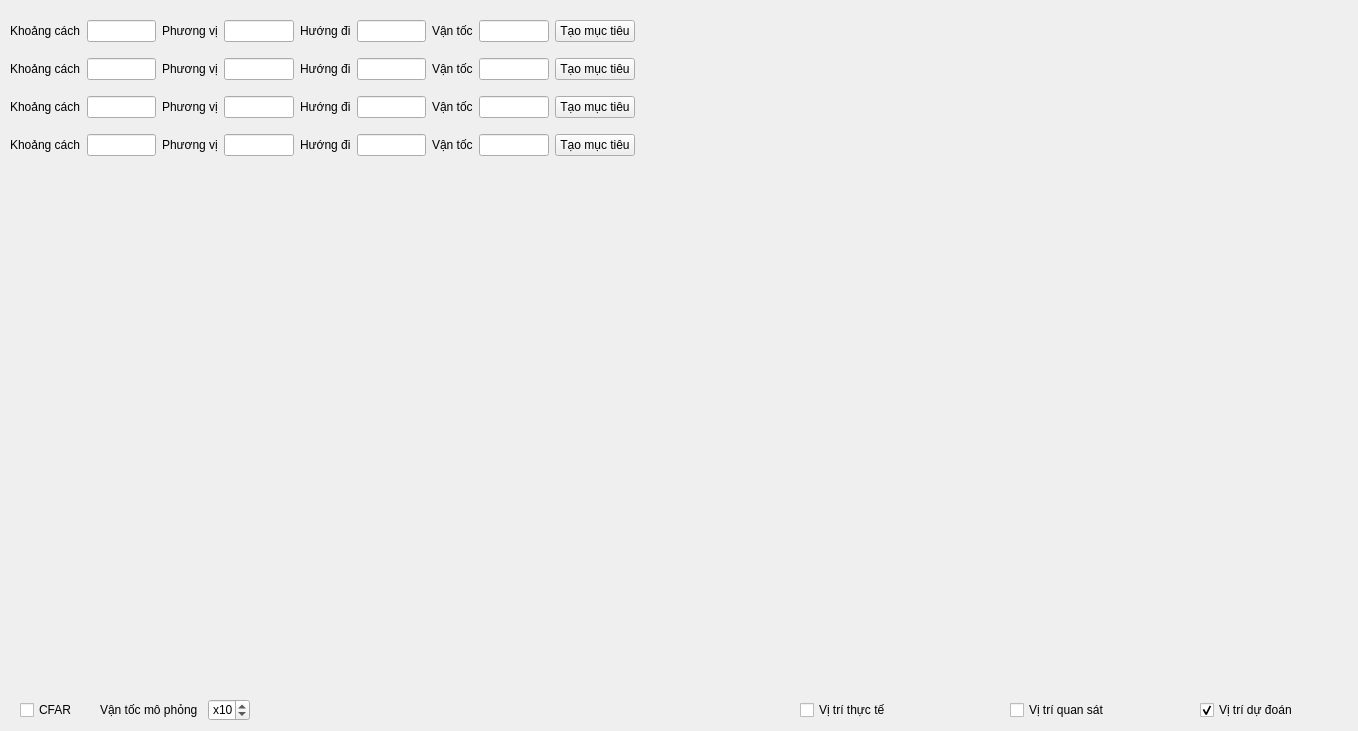
<?xml version="1.0" encoding="UTF-8"?>
<ui version="4.0">
 <class>MainScreen</class>
 <widget class="QWidget" name="MainScreen">
  <property name="geometry">
   <rect>
    <x>0</x>
    <y>0</y>
    <width>1358</width>
    <height>731</height>
   </rect>
  </property>
  <property name="windowTitle">
   <string>Radar Simulator</string>
  </property>
  <widget class="LeftRadar" name="radar" native="true">
   <property name="geometry">
    <rect>
     <x>70</x>
     <y>180</y>
     <width>500</width>
     <height>500</height>
    </rect>
   </property>
  </widget>
  <widget class="QWidget" name="gridLayoutWidget">
   <property name="geometry">
    <rect>
     <x>10</x>
     <y>10</y>
     <width>625</width>
     <height>158</height>
    </rect>
   </property>
   <layout class="QGridLayout" name="gridLayout">
    <item row="3" column="7">
     <widget class="QLineEdit" name="lineEdit_vt_4">
      <property name="toolTip">
       <string>hải lý/giờ</string>
      </property>
     </widget>
    </item>
    <item row="3" column="8">
     <widget class="QPushButton" name="btn_create_4">
      <property name="text">
       <string>Tạo mục tiêu</string>
      </property>
     </widget>
    </item>
    <item row="1" column="8">
     <widget class="QPushButton" name="btn_create_2">
      <property name="text">
       <string>Tạo mục tiêu</string>
      </property>
     </widget>
    </item>
    <item row="1" column="6">
     <widget class="QLabel" name="label_16">
      <property name="text">
       <string>Vận tốc</string>
      </property>
     </widget>
    </item>
    <item row="3" column="6">
     <widget class="QLabel" name="label_4">
      <property name="text">
       <string>Vận tốc</string>
      </property>
     </widget>
    </item>
    <item row="2" column="7">
     <widget class="QLineEdit" name="lineEdit_vt_3">
      <property name="toolTip">
       <string>hải lý/giờ</string>
      </property>
     </widget>
    </item>
    <item row="0" column="8">
     <widget class="QPushButton" name="btn_create_1">
      <property name="text">
       <string>Tạo mục tiêu</string>
      </property>
     </widget>
    </item>
    <item row="2" column="8">
     <widget class="QPushButton" name="btn_create_3">
      <property name="text">
       <string>Tạo mục tiêu</string>
      </property>
     </widget>
    </item>
    <item row="1" column="4">
     <widget class="QLabel" name="label_12">
      <property name="text">
       <string>Hướng đi</string>
      </property>
     </widget>
    </item>
    <item row="2" column="1">
     <widget class="QLineEdit" name="lineEdit_kc_3">
      <property name="toolTip">
       <string>hải lý</string>
      </property>
     </widget>
    </item>
    <item row="2" column="2">
     <widget class="QLabel" name="label_11">
      <property name="text">
       <string>Phương vị</string>
      </property>
     </widget>
    </item>
    <item row="1" column="1">
     <widget class="QLineEdit" name="lineEdit_kc_2">
      <property name="toolTip">
       <string>hải lý</string>
      </property>
     </widget>
    </item>
    <item row="2" column="0">
     <widget class="QLabel" name="label_7">
      <property name="text">
       <string>Khoảng cách</string>
      </property>
     </widget>
    </item>
    <item row="3" column="3">
     <widget class="QLineEdit" name="lineEdit_pv_4">
      <property name="toolTip">
       <string>độ</string>
      </property>
     </widget>
    </item>
    <item row="3" column="1">
     <widget class="QLineEdit" name="lineEdit_kc_4">
      <property name="toolTip">
       <string>hải lý</string>
      </property>
     </widget>
    </item>
    <item row="0" column="6">
     <widget class="QLabel" name="label_15">
      <property name="text">
       <string>Vận tốc</string>
      </property>
     </widget>
    </item>
    <item row="3" column="5">
     <widget class="QLineEdit" name="lineEdit_hd_4">
      <property name="toolTip">
       <string>độ</string>
      </property>
     </widget>
    </item>
    <item row="2" column="5">
     <widget class="QLineEdit" name="lineEdit_hd_3">
      <property name="toolTip">
       <string>độ</string>
      </property>
     </widget>
    </item>
    <item row="0" column="7">
     <widget class="QLineEdit" name="lineEdit_vt_1">
      <property name="toolTip">
       <string>hải lý/giờ</string>
      </property>
     </widget>
    </item>
    <item row="1" column="2">
     <widget class="QLabel" name="label_10">
      <property name="text">
       <string>Phương vị</string>
      </property>
     </widget>
    </item>
    <item row="0" column="2">
     <widget class="QLabel" name="label_9">
      <property name="text">
       <string>Phương vị</string>
      </property>
     </widget>
    </item>
    <item row="3" column="4">
     <widget class="QLabel" name="label_3">
      <property name="text">
       <string>Hướng đi</string>
      </property>
     </widget>
    </item>
    <item row="3" column="2">
     <widget class="QLabel" name="label_2">
      <property name="text">
       <string>Phương vị</string>
      </property>
     </widget>
    </item>
    <item row="3" column="0">
     <widget class="QLabel" name="label_8">
      <property name="text">
       <string>Khoảng cách</string>
      </property>
     </widget>
    </item>
    <item row="0" column="1">
     <widget class="QLineEdit" name="lineEdit_kc_1">
      <property name="toolTip">
       <string>hải lý</string>
      </property>
     </widget>
    </item>
    <item row="2" column="4">
     <widget class="QLabel" name="label_14">
      <property name="text">
       <string>Hướng đi</string>
      </property>
     </widget>
    </item>
    <item row="1" column="0">
     <widget class="QLabel" name="label_6">
      <property name="text">
       <string>Khoảng cách</string>
      </property>
     </widget>
    </item>
    <item row="2" column="6">
     <widget class="QLabel" name="label_17">
      <property name="text">
       <string>Vận tốc</string>
      </property>
     </widget>
    </item>
    <item row="0" column="4">
     <widget class="QLabel" name="label_13">
      <property name="text">
       <string>Hướng đi</string>
      </property>
     </widget>
    </item>
    <item row="1" column="3">
     <widget class="QLineEdit" name="lineEdit_pv_2">
      <property name="toolTip">
       <string>độ</string>
      </property>
     </widget>
    </item>
    <item row="1" column="7">
     <widget class="QLineEdit" name="lineEdit_vt_2">
      <property name="toolTip">
       <string>hải lý/giờ</string>
      </property>
     </widget>
    </item>
    <item row="0" column="3">
     <widget class="QLineEdit" name="lineEdit_pv_1">
      <property name="toolTip">
       <string>độ</string>
      </property>
     </widget>
    </item>
    <item row="0" column="5">
     <widget class="QLineEdit" name="lineEdit_hd_1">
      <property name="toolTip">
       <string>độ</string>
      </property>
     </widget>
    </item>
    <item row="2" column="3">
     <widget class="QLineEdit" name="lineEdit_pv_3">
      <property name="toolTip">
       <string>độ</string>
      </property>
     </widget>
    </item>
    <item row="1" column="5">
     <widget class="QLineEdit" name="lineEdit_hd_2">
      <property name="toolTip">
       <string>độ</string>
      </property>
     </widget>
    </item>
    <item row="0" column="0">
     <widget class="QLabel" name="label_5">
      <property name="toolTip">
       <string>hải lý</string>
      </property>
      <property name="text">
       <string>Khoảng cách</string>
      </property>
     </widget>
    </item>
   </layout>
  </widget>
  <widget class="QCheckBox" name="checkBox">
   <property name="geometry">
    <rect>
     <x>20</x>
     <y>700</y>
     <width>81</width>
     <height>20</height>
    </rect>
   </property>
   <property name="text">
    <string>CFAR</string>
   </property>
  </widget>
  <widget class="QSpinBox" name="v_multiple">
   <property name="geometry">
    <rect>
     <x>208</x>
     <y>699</y>
     <width>42</width>
     <height>22</height>
    </rect>
   </property>
   <property name="prefix">
    <string>x</string>
   </property>
   <property name="minimum">
    <number>1</number>
   </property>
   <property name="maximum">
    <number>100</number>
   </property>
   <property name="singleStep">
    <number>10</number>
   </property>
   <property name="value">
    <number>10</number>
   </property>
  </widget>
  <widget class="QLabel" name="label">
   <property name="geometry">
    <rect>
     <x>100</x>
     <y>702</y>
     <width>111</width>
     <height>16</height>
    </rect>
   </property>
   <property name="text">
    <string>Vận tốc mô phỏng</string>
   </property>
  </widget>
  <widget class="RightRadar" name="radar_2" native="true">
   <property name="geometry">
    <rect>
     <x>800</x>
     <y>180</y>
     <width>500</width>
     <height>500</height>
    </rect>
   </property>
  </widget>
  <widget class="QCheckBox" name="show_actual">
   <property name="geometry">
    <rect>
     <x>800</x>
     <y>700</y>
     <width>101</width>
     <height>20</height>
    </rect>
   </property>
   <property name="text">
    <string>Vị trí thực tế</string>
   </property>
  </widget>
  <widget class="QCheckBox" name="show_observe">
   <property name="geometry">
    <rect>
     <x>1010</x>
     <y>700</y>
     <width>121</width>
     <height>20</height>
    </rect>
   </property>
   <property name="text">
    <string>Vị trí quan sát</string>
   </property>
  </widget>
  <widget class="QCheckBox" name="show_predict">
   <property name="geometry">
    <rect>
     <x>1200</x>
     <y>700</y>
     <width>121</width>
     <height>20</height>
    </rect>
   </property>
   <property name="text">
    <string>Vị trí dự đoán</string>
   </property>
   <property name="checked">
    <bool>true</bool>
   </property>
  </widget>
 </widget>
 <customwidgets>
  <customwidget>
   <class>LeftRadar</class>
   <extends>QWidget</extends>
   <header>radar.h</header>
   <container>1</container>
  </customwidget>
  <customwidget>
   <class>RightRadar</class>
   <extends>QWidget</extends>
   <header>radar.h</header>
   <container>1</container>
  </customwidget>
 </customwidgets>
 <resources/>
 <connections/>
</ui>
